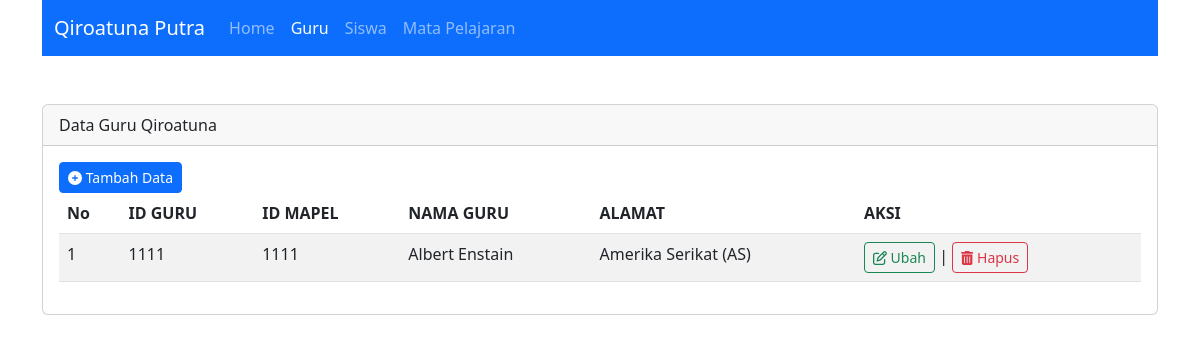
The page /index.php?page=guru on the database its author committed.
### tables this page shows
CREATE TABLE `guru` (
  `id_guru` int(25) NOT NULL,
  `id_mapel` varchar(50) NOT NULL,
  `nama_guru` varchar(50) NOT NULL,
  `alamat_guru` varchar(100) NOT NULL
);

### config/config_global.php (called while the page is built, shortened)
<?php
function base_url()
{
    $base_url = "http://" . $_SERVER['HTTP_HOST'];
    $base_url .= str_replace(basename($_SERVER['SCRIPT_NAME']), "", $_SERVER['SCRIPT_NAME']);
    return $base_url;
}
?>

### app/guru/list_guru.php (the view)
    <br><div class="card">
  <div class="card-header">
    Data Guru Qiroatuna
  </div>
  <div class="card-body">
  <a class="btn btn-primary btn-sm" href="<?php echo base_url(). 'index.php?page=guru&act=input'; ?>">
            <i class="fa-solid fa-circle-plus"></i> Tambah Data
        </a>
        <?php
        $query = $db->query("SELECT * FROM guru");
        ?>
        <table class="table table-striped">
            <thead>
            <tr>
                <th>No</th>
                <th>ID GURU</th>
                <th>ID MAPEL</th>
                <th>NAMA GURU</th>
                <th>ALAMAT</th>
                <th>AKSI</th>
            </tr>
            </thead>
            <tbody>
                <?php
                $no = 1;
                while ($row = $query->fetch_array())
                {
                ?>
                <tr>
                    <td><?= $no++; ?></td>
                    <td><?= $row ['id_guru']; ?></td>
                    <td><?= $row ['id_mapel']; ?></td>
                    <td><?= $row ['nama_guru']; ?></td>
                    <td><?= $row ['alamat_guru']; ?></td>
                    <td>
                        <a class="btn btn-outline-success btn-sm" href="<?php base_url(); ?>index.php?page=guru&act=edit&id_guru=<?php echo $row['id_guru']; ?>"> <i class="fa-regular fa-pen-to-square"></i> Ubah</a> |
                        <a class="btn btn-outline-danger btn-sm" href="<?php base_url(); ?>index.php?page=guru&act=hapus&id_guru=<?php echo $row['id_guru']; ?>"> <i class="fa-solid fa-trash-can"></i> Hapus</a>
                    </td>
                </tr>
                <?php
                }
                ?>
            </tbody>
        </table>
  </div>
</div>

### rows shown on the page
guru: id_guru "1111", id_mapel "1111", nama_guru "Albert Enstain", alamat_guru "Amerika Serikat (AS)"
